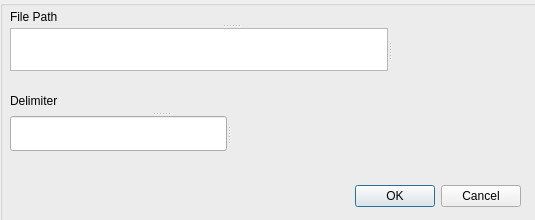
<?xml version="1.0" encoding="UTF-8"?>
<ui version="4.0">
 <class>Dialog_openFile</class>
 <widget class="QDialog" name="Dialog_openFile">
  <property name="geometry">
   <rect>
    <x>0</x>
    <y>0</y>
    <width>535</width>
    <height>220</height>
   </rect>
  </property>
  <property name="windowTitle">
   <string>Dialog</string>
  </property>
  <widget class="QGroupBox" name="groupBox">
   <property name="geometry">
    <rect>
     <x>0</x>
     <y>0</y>
     <width>861</width>
     <height>231</height>
    </rect>
   </property>
   <property name="styleSheet">
    <string notr="true">background-image: url(:/new/prefix1/resources/background4.jpg);</string>
   </property>
   <property name="title">
    <string/>
   </property>
   <widget class="QDialogButtonBox" name="buttonBox">
    <property name="geometry">
     <rect>
      <x>180</x>
      <y>180</y>
      <width>341</width>
      <height>32</height>
     </rect>
    </property>
    <property name="cursor">
     <cursorShape>PointingHandCursor</cursorShape>
    </property>
    <property name="styleSheet">
     <string notr="true"/>
    </property>
    <property name="orientation">
     <enum>Qt::Horizontal</enum>
    </property>
    <property name="standardButtons">
     <set>QDialogButtonBox::Cancel|QDialogButtonBox::Ok</set>
    </property>
    <property name="centerButtons">
     <bool>false</bool>
    </property>
   </widget>
   <widget class="QSplitter" name="splitter_2">
    <property name="geometry">
     <rect>
      <x>10</x>
      <y>90</y>
      <width>301</width>
      <height>61</height>
     </rect>
    </property>
    <property name="orientation">
     <enum>Qt::Vertical</enum>
    </property>
    <widget class="QLabel" name="filter_delimiter_label">
     <property name="styleSheet">
      <string notr="true">font: 75 12pt &quot;Bitstream Charter&quot;;</string>
     </property>
     <property name="text">
      <string>Delimiter</string>
     </property>
     <property name="alignment">
      <set>Qt::AlignLeading|Qt::AlignLeft|Qt::AlignVCenter</set>
     </property>
    </widget>
    <widget class="QSplitter" name="splitter">
     <property name="orientation">
      <enum>Qt::Horizontal</enum>
     </property>
     <widget class="QLineEdit" name="lineEdit_filter_delimiter"/>
     <widget class="QPushButton" name="pushButton_filter_delSubmit">
      <property name="cursor">
       <cursorShape>PointingHandCursor</cursorShape>
      </property>
      <property name="focusPolicy">
       <enum>Qt::NoFocus</enum>
      </property>
      <property name="text">
       <string/>
      </property>
      <property name="icon">
       <iconset resource="rs.qrc">
        <normaloff>:/new/prefix1/resources/enter-arrow.png</normaloff>:/new/prefix1/resources/enter-arrow.png</iconset>
      </property>
      <property name="flat">
       <bool>true</bool>
      </property>
     </widget>
    </widget>
   </widget>
   <widget class="QSplitter" name="splitter_4">
    <property name="geometry">
     <rect>
      <x>10</x>
      <y>10</y>
      <width>441</width>
      <height>61</height>
     </rect>
    </property>
    <property name="orientation">
     <enum>Qt::Vertical</enum>
    </property>
    <widget class="QLabel" name="filter_path_label">
     <property name="styleSheet">
      <string notr="true">font: 75 12pt &quot;Bitstream Charter&quot;;</string>
     </property>
     <property name="text">
      <string>File Path</string>
     </property>
     <property name="alignment">
      <set>Qt::AlignLeading|Qt::AlignLeft|Qt::AlignVCenter</set>
     </property>
    </widget>
    <widget class="QSplitter" name="splitter_3">
     <property name="orientation">
      <enum>Qt::Horizontal</enum>
     </property>
     <widget class="QTextBrowser" name="textView_filter_showFile"/>
     <widget class="QPushButton" name="pushButton_filter_select">
      <property name="cursor">
       <cursorShape>PointingHandCursor</cursorShape>
      </property>
      <property name="focusPolicy">
       <enum>Qt::NoFocus</enum>
      </property>
      <property name="text">
       <string/>
      </property>
      <property name="icon">
       <iconset resource="rs.qrc">
        <normaloff>:/new/prefix1/resources/select.png</normaloff>:/new/prefix1/resources/select.png</iconset>
      </property>
      <property name="flat">
       <bool>true</bool>
      </property>
     </widget>
    </widget>
   </widget>
  </widget>
 </widget>
 <resources>
  <include location="rs.qrc"/>
 </resources>
 <connections>
  <connection>
   <sender>buttonBox</sender>
   <signal>accepted()</signal>
   <receiver>Dialog_openFile</receiver>
   <slot>accept()</slot>
   <hints>
    <hint type="sourcelabel">
     <x>248</x>
     <y>254</y>
    </hint>
    <hint type="destinationlabel">
     <x>157</x>
     <y>274</y>
    </hint>
   </hints>
  </connection>
  <connection>
   <sender>buttonBox</sender>
   <signal>rejected()</signal>
   <receiver>Dialog_openFile</receiver>
   <slot>reject()</slot>
   <hints>
    <hint type="sourcelabel">
     <x>316</x>
     <y>260</y>
    </hint>
    <hint type="destinationlabel">
     <x>286</x>
     <y>274</y>
    </hint>
   </hints>
  </connection>
 </connections>
</ui>
